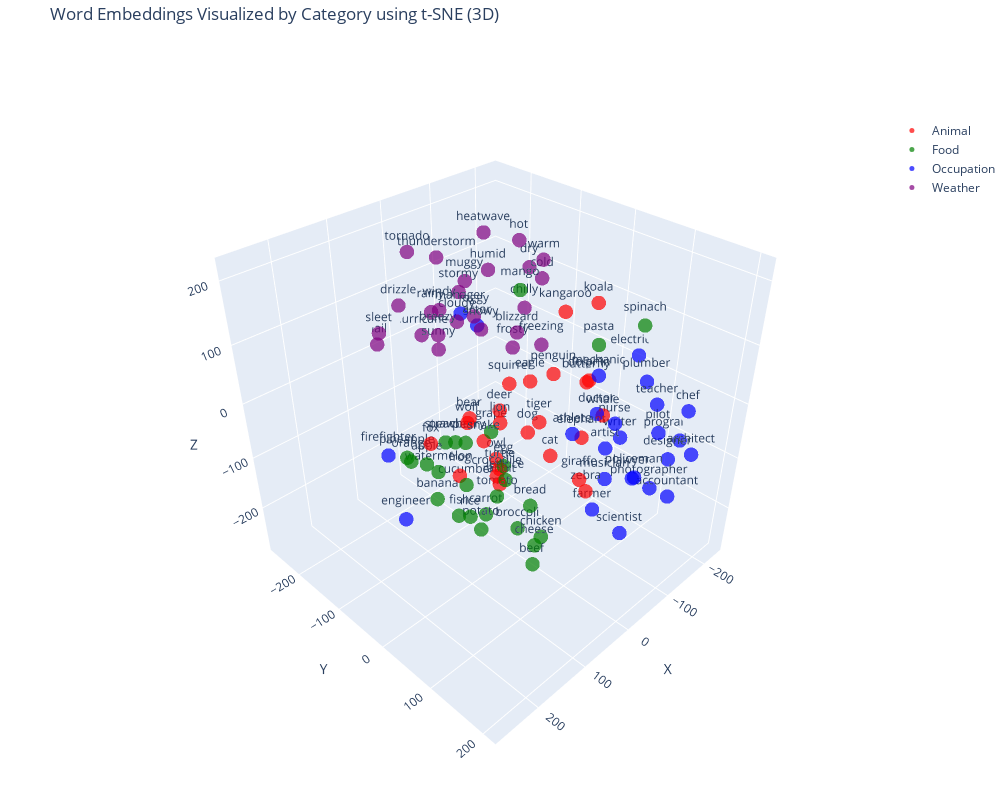

Notebook source saved alongside this figure:
### Markdown cell above
### 3D

### Code cell
# Convert string representations of lists to numpy arrays
matrix = np.array(df['embedding'].apply(eval).tolist())

# Create a t-SNE model and transform the data
tsne = TSNE(
    n_components=3,
    perplexity=10,
    max_iter=5000,
    learning_rate='auto',
    init='pca',
    random_state=2
)
vis_dims = tsne.fit_transform(matrix)

category_colors = {
    'Animal': 'red',
    'Food': 'green',
    'Occupation': 'blue',
    'Weather': 'purple'
}

# Create traces for each category
traces = []
for category, color in category_colors.items():
    category_mask = df['Category'] == category
    category_data = vis_dims[category_mask]
    words = df['Word'][category_mask]

    # Create hover text with only coordinates
    hovertext = [f"X: {x:.2f}, Y: {y:.2f}, Z: {z:.2f}"
                 for x, y, z in category_data]

    trace = go.Scatter3d(
        x=category_data[:, 0],
        y=category_data[:, 1],
        z=category_data[:, 2],
        mode='markers+text',
        name=category,
        marker=dict(
            size=5,
            color=color,
            opacity=0.7
        ),
        text=words,
        textposition="top center",
        hovertext=hovertext,
        hoverinfo='text',
        textfont=dict(size=12)
    )
    traces.append(trace)

# Create the layout
layout = go.Layout(
    title="Word Embeddings Visualized by Category using t-SNE (3D)",
    scene=dict(
        xaxis_title='X',
        yaxis_title='Y',
        zaxis_title='Z',
        aspectmode='cube',
        camera=dict(
            up=dict(x=0, y=0, z=1),
            center=dict(x=0, y=0, z=0),
            eye=dict(x=1.5, y=1.5, z=1.5)
        ),
    ),
    width=1000,
    height=800,
    margin=dict(l=0, r=0, b=0, t=40),
    legend=dict(
        x=0.9,
        y=0.9,
        traceorder="normal",
        font=dict(size=12),
        bgcolor="rgba(255, 255, 255, 0.5)"
    ),
    hovermode='closest'
)

# Create the figure and display
fig = go.Figure(data=traces, layout=layout)
# init_notebook_mode(connected=True)
fig.show()

### Figure 1 — Plotly figure (JSON) as saved in the notebook; plotly's stock layout.template omitted (floating-point values rounded to 4 significant figures)
{"data": [{"hoverinfo": "text", "hovertext": ["X: 23.21, Y: 38.86, Z: -12.79", "X: 32.57, Y: 88.41, Z: -21.45", "X: 81.00, Y: 175.07, Z: 82.21", "X: 85.97, Y: 44.33, Z: 37.83", "X: 69.17, Y: 97.49, Z: 59.05", "X: 113.55, Y: 199.84, Z: 48.48", "X: 86.89, Y: 191.06, Z: 9.34", "X: 61.09, Y: 111.12, Z: 136.87", "X: -22.29, Y: 110.68, Z: 206.72", "X: 5.79, Y: 81.63, Z: 192.83", "X: 69.54, Y: 172.00, Z: 160.24", "X: 77.64, Y: 201.07, Z: 128.03", "X: 52.31, Y: -47.12, Z: -18.63", "X: 108.02, Y: 4.93, Z: 28.18", "X: 150.77, Y: -23.57, Z: -0.99", "X: 118.44, Y: 74.21, Z: -32.05", "X: 31.61, Y: -7.10, Z: 5.86", "X: 108.50, Y: 80.42, Z: 128.88", "X: 71.18, Y: 23.24, Z: -43.48", "X: 31.20, Y: 47.67, Z: 81.91", "X: 151.71, Y: 77.54, Z: 59.78", "X: 178.64, Y: 125.35, Z: 46.33", "X: 133.57, Y: 88.12, Z: 10.49", "X: 164.06, Y: 45.36, Z: -9.07", "X: 6.63, Y: 121.85, Z: 105.01"], "marker": {"color": "red", "opacity": 0.7, "size": 5}, "mode": "markers+text", "name": "Animal", "text": ["dog", "cat", "elephant", "lion", "tiger", "giraffe", "zebra", "penguin", "koala", "kangaroo", "dolphin", "whale", "bear", "wolf", "fox", "rabbit", "deer", "squirrel", "owl", "eagle", "snake", "crocodile", "turtle", "frog", "butterfly"], "textfont": {"size": 12}, "textposition": "top center", "type": "scatter3d", "x": [23.21, 32.57, 81.0, 85.97, 69.17, 113.5, 86.89, 61.09, -22.29, 5.786, 69.54, 77.64, 52.31, 108.0, 150.8, 118.4, 31.61, 108.5, 71.18, 31.2, 151.7, 178.6, 133.6, 164.1, 6.627], "y": [38.86, 88.41, 175.1, 44.33, 97.49, 199.8, 191.1, 111.1, 110.7, 81.63, 172.0, 201.1, -47.12, 4.933, -23.57, 74.21, -7.098, 80.42, 23.24, 47.67, 77.54, 125.4, 88.12, 45.36, 121.8], "z": [-12.79, -21.45, 82.21, 37.83, 59.05, 48.48, 9.34, 136.9, 206.7, 192.8, 160.2, 128.0, -18.63, 28.18, -0.9916, -32.05, 5.857, 128.9, -43.48, 81.91, 59.78, 46.33, 10.49, -9.073, 105.0]}, {"hoverinfo": "text", "hovertext": ["X: 111.58, Y: -78.47, Z: -90.36", "X: 127.33, Y: -41.12, Z: -125.66", "X: 152.54, Y: -65.07, Z: -55.18", "X: -30.24, Y: -82.91, Z: -104.60", "X: 1.75, Y: -131.43, Z: -135.56", "X: 38.28, Y: -114.92, Z: -107.63", "X: 46.06, Y: -62.72, Z: -75.50", "X: -2.60, Y: -2.49, Z: 188.71", "X: 83.38, Y: -156.38, Z: -137.78", "X: 32.02, Y: -141.53, Z: -186.51", "X: 15.16, Y: -51.35, Z: -230.52", "X: -33.62, Y: -26.99, Z: -275.31", "X: 9.43, Y: -32.84, Z: -184.36", "X: 61.55, Y: -17.22, Z: -211.51", "X: 4.69, Y: -105.18, Z: -207.74", "X: -60.86, Y: -79.38, Z: -218.57", "X: -149.25, Y: 99.22, Z: 119.10", "X: 129.23, Y: 28.45, Z: -113.75", "X: -106.28, Y: 55.16, Z: 85.74", "X: 35.27, Y: 57.44, Z: -130.89", "X: 42.49, Y: 73.84, Z: -194.29", "X: -1.22, Y: 49.51, Z: -221.79", "X: 27.93, Y: 59.13, Z: -254.20", "X: 179.11, Y: 57.04, Z: -62.73", "X: 31.70, Y: 1.40, Z: -90.80"], "marker": {"color": "green", "opacity": 0.7, "size": 5}, "mode": "markers+text", "name": "Food", "text": ["apple", "banana", "orange", "grape", "strawberry", "peach", "pear", "mango", "pineapple", "watermelon", "carrot", "broccoli", "tomato", "potato", "cucumber", "lettuce", "spinach", "rice", "pasta", "bread", "cheese", "chicken", "beef", "fish", "egg"], "textfont": {"size": 12}, "textposition": "top center", "type": "scatter3d", "x": [111.6, 127.3, 152.5, -30.24, 1.753, 38.28, 46.06, -2.603, 83.38, 32.02, 15.16, -33.62, 9.432, 61.55, 4.687, -60.86, -149.2, 129.2, -106.3, 35.27, 42.49, -1.218, 27.93, 179.1, 31.7], "y": [-78.47, -41.12, -65.07, -82.91, -131.4, -114.9, -62.72, -2.487, -156.4, -141.5, -51.35, -26.99, -32.84, -17.22, -105.2, -79.38, 99.22, 28.45, 55.16, 57.44, 73.84, 49.51, 59.13, 57.04, 1.397], "z": [-90.36, -125.7, -55.18, -104.6, -135.6, -107.6, -75.5, 188.7, -137.8, -186.5, -230.5, -275.3, -184.4, -211.5, -207.7, -218.6, 119.1, -113.8, 85.74, -130.9, -194.3, -221.8, -254.2, -62.73, -90.8]}, {"hoverinfo": "text", "hovertext": ["X: -133.55, Y: 142.81, Z: 13.41", "X: -95.25, Y: 68.69, Z: -22.62", "X: 267.96, Y: 54.75, Z: -15.74", "X: -134.65, Y: 192.29, Z: 26.72", "X: -126.11, Y: 66.78, Z: -104.32", "X: -104.47, Y: 85.54, Z: -141.92", "X: -183.30, Y: 53.38, Z: -120.03", "X: -60.17, Y: 161.77, Z: -70.26", "X: -78.92, Y: 112.44, Z: -9.16", "X: -24.02, Y: 188.13, Z: -32.24", "X: 255.72, Y: 14.60, Z: 56.46", "X: -39.76, Y: 163.92, Z: -160.84", "X: -101.49, Y: 21.54, Z: -88.34", "X: 143.66, Y: 60.76, Z: 218.36", "X: -135.15, Y: 146.09, Z: -141.05", "X: -177.47, Y: 182.76, Z: -78.02", "X: -40.28, Y: 206.66, Z: 44.86", "X: -84.24, Y: 81.24, Z: -195.19", "X: -190.14, Y: -1.33, Z: -30.68", "X: -228.74, Y: 42.65, Z: 10.66", "X: -200.65, Y: 79.85, Z: -7.91", "X: -83.16, Y: 207.34, Z: -89.04", "X: -174.42, Y: 147.45, Z: -105.50", "X: -231.69, Y: 130.41, Z: -108.58", "X: 117.54, Y: 6.41, Z: 202.30"], "marker": {"color": "blue", "opacity": 0.7, "size": 5}, "mode": "markers+text", "name": "Occupation", "text": ["teacher", "doctor", "engineer", "chef", "artist", "musician", "writer", "lawyer", "nurse", "policeman", "firefighter", "scientist", "athlete", "actor", "photographer", "architect", "pilot", "farmer", "mechanic", "electrician", "plumber", "accountant", "designer", "programmer", "manager"], "textfont": {"size": 12}, "textposition": "top center", "type": "scatter3d", "x": [-133.5, -95.25, 268.0, -134.7, -126.1, -104.5, -183.3, -60.17, -78.92, -24.02, 255.7, -39.76, -101.5, 143.7, -135.1, -177.5, -40.28, -84.24, -190.1, -228.7, -200.6, -83.16, -174.4, -231.7, 117.5], "y": [142.8, 68.69, 54.75, 192.3, 66.78, 85.54, 53.38, 161.8, 112.4, 188.1, 14.6, 163.9, 21.54, 60.76, 146.1, 182.8, 206.7, 81.24, -1.329, 42.65, 79.85, 207.3, 147.4, 130.4, 6.409], "z": [13.41, -22.62, -15.74, 26.72, -104.3, -141.9, -120.0, -70.26, -9.158, -32.24, 56.46, -160.8, -88.34, 218.4, -141.1, -78.02, 44.86, -195.2, -30.68, 10.66, -7.908, -89.04, -105.5, -108.6, 202.3]}, {"hoverinfo": "text", "hovertext": ["X: 24.28, Y: -137.38, Z: 46.99", "X: 3.96, Y: -172.60, Z: 88.86", "X: -41.79, Y: -165.27, Z: 57.54", "X: 32.61, Y: -123.85, Z: 122.84", "X: -25.67, Y: -143.09, Z: 123.50", "X: -29.77, Y: -102.05, Z: 74.94", "X: -87.27, Y: -173.58, Z: 46.09", "X: -141.84, Y: -194.56, Z: 101.64", "X: -193.51, Y: -152.89, Z: 103.99", "X: -160.04, Y: -98.00, Z: 116.11", "X: -141.44, Y: -129.16, Z: 175.21", "X: -145.40, Y: -84.14, Z: 157.30", "X: -115.42, Y: -93.17, Z: 83.14", "X: -95.60, Y: -41.19, Z: 48.16", "X: 66.87, Y: -90.73, Z: 109.06", "X: -24.79, Y: -187.83, Z: 164.28", "X: 40.56, Y: -262.22, Z: 7.77", "X: 57.63, Y: -233.89, Z: 47.17", "X: 22.00, Y: -225.79, Z: 85.60", "X: -39.37, Y: -245.72, Z: -0.03", "X: 15.95, Y: -205.60, Z: 180.30", "X: -42.26, Y: -42.49, Z: 90.25", "X: -88.49, Y: -152.24, Z: 196.50", "X: -74.14, Y: -79.20, Z: 35.32", "X: -96.83, Y: -201.87, Z: 94.87"], "marker": {"color": "purple", "opacity": 0.7, "size": 5}, "mode": "markers+text", "name": "Weather", "text": ["sunny", "rainy", "cloudy", "windy", "stormy", "snowy", "foggy", "humid", "dry", "cold", "hot", "warm", "chilly", "freezing", "breezy", "thunderstorm", "hail", "sleet", "drizzle", "hurricane", "tornado", "blizzard", "heatwave", "frosty", "muggy"], "textfont": {"size": 12}, "textposition": "top center", "type": "scatter3d", "x": [24.28, 3.961, -41.79, 32.61, -25.67, -29.77, -87.27, -141.8, -193.5, -160.0, -141.4, -145.4, -115.4, -95.6, 66.87, -24.79, 40.56, 57.63, 22.0, -39.37, 15.95, -42.26, -88.49, -74.14, -96.83], "y": [-137.4, -172.6, -165.3, -123.8, -143.1, -102.1, -173.6, -194.6, -152.9, -98.0, -129.2, -84.14, -93.17, -41.19, -90.73, -187.8, -262.2, -233.9, -225.8, -245.7, -205.6, -42.49, -152.2, -79.2, -201.9], "z": [46.99, 88.86, 57.54, 122.8, 123.5, 74.94, 46.09, 101.6, 104.0, 116.1, 175.2, 157.3, 83.14, 48.16, 109.1, 164.3, 7.768, 47.17, 85.6, -0.03365, 180.3, 90.25, 196.5, 35.32, 94.87]}], "layout": {"height": 800, "hovermode": "closest", "legend": {"bgcolor": "rgba(255, 255, 255, 0.5)", "font": {"size": 12}, "traceorder": "normal", "x": 0.9, "y": 0.9}, "margin": {"b": 0, "l": 0, "r": 0, "t": 40}, "scene": {"aspectmode": "cube", "camera": {"center": {"x": 0, "y": 0, "z": 0}, "eye": {"x": 1.5, "y": 1.5, "z": 1.5}, "up": {"x": 0, "y": 0, "z": 1}}, "xaxis": {"title": {"text": "X"}}, "yaxis": {"title": {"text": "Y"}}, "zaxis": {"title": {"text": "Z"}}}, "title": {"text": "Word Embeddings Visualized by Category using t-SNE (3D)"}, "width": 1000}}
